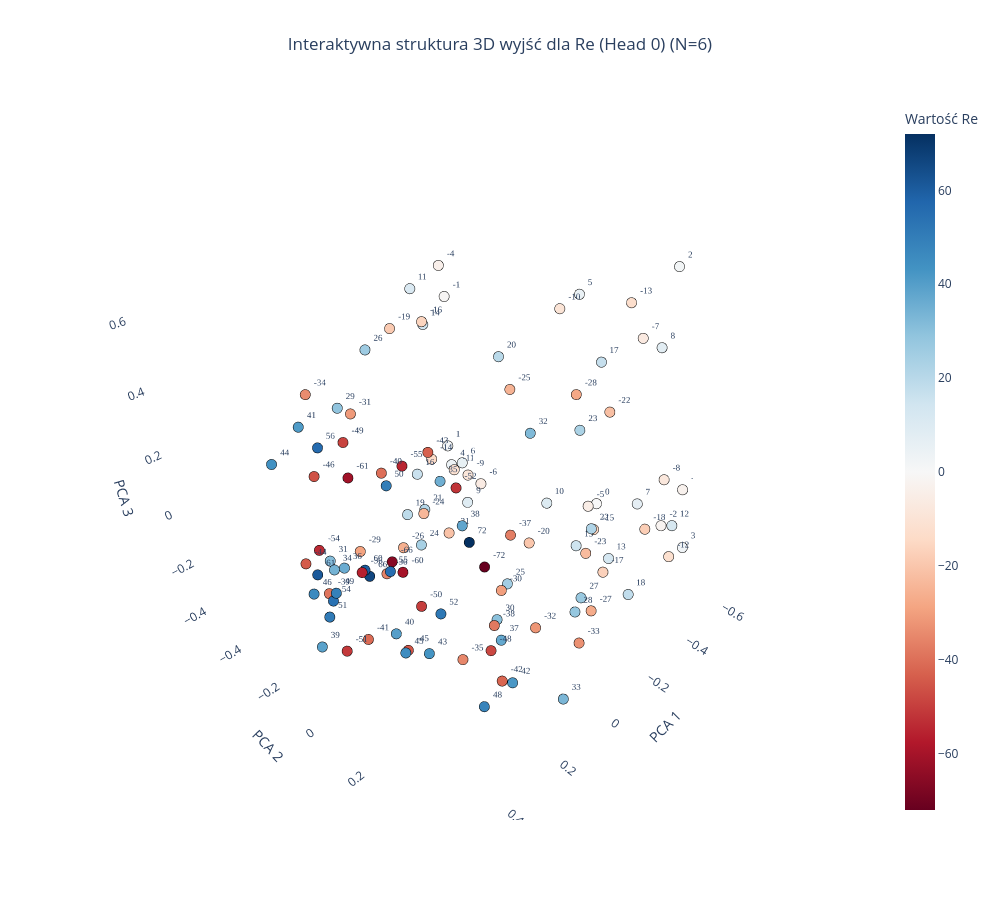
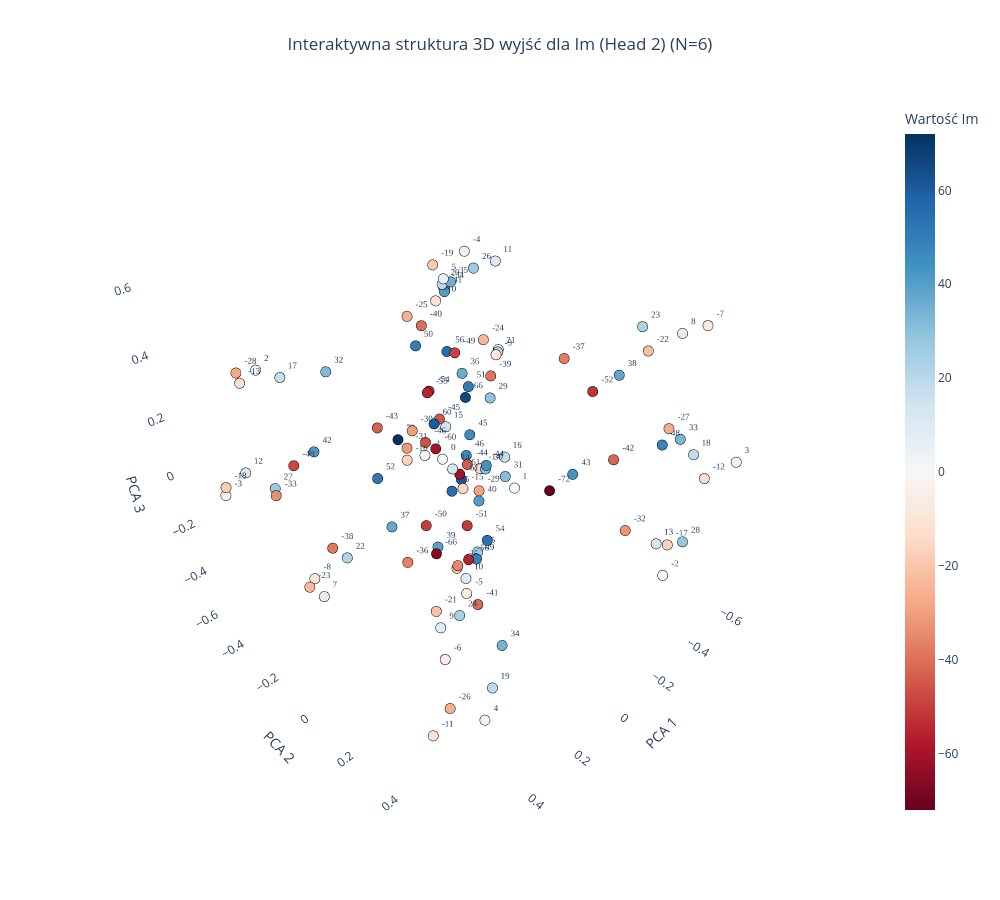

These figures' notebook cell, in order:
### Code cell
plot_output_head_plotly_3d(model, N=N, head_idx=0)

plot_output_head_plotly_3d(model, N=N, head_idx=2)

### Figure 1 — Plotly figure (JSON) as saved in the notebook; plotly's stock layout.template omitted (floating-point values rounded to 4 significant figures)
{"data": [{"hoverinfo": "text", "hovertext": ["Token ID: 0<br>Wartość algebraiczna: -72", "Token ID: 6<br>Wartość algebraiczna: -66", "Token ID: 11<br>Wartość algebraiczna: -61", "Token ID: 12<br>Wartość algebraiczna: -60", "Token ID: 16<br>Wartość algebraiczna: -56", "Token ID: 17<br>Wartość algebraiczna: -55", "Token ID: 18<br>Wartość algebraiczna: -54", "Token ID: 20<br>Wartość algebraiczna: -52", "Token ID: 21<br>Wartość algebraiczna: -51", "Token ID: 22<br>Wartość algebraiczna: -50", "Token ID: 23<br>Wartość algebraiczna: -49", "Token ID: 24<br>Wartość algebraiczna: -48", "Token ID: 26<br>Wartość algebraiczna: -46", "Token ID: 27<br>Wartość algebraiczna: -45", "Token ID: 28<br>Wartość algebraiczna: -44", "Token ID: 29<br>Wartość algebraiczna: -43", "Token ID: 30<br>Wartość algebraiczna: -42", "Token ID: 31<br>Wartość algebraiczna: -41", "Token ID: 32<br>Wartość algebraiczna: -40", "Token ID: 33<br>Wartość algebraiczna: -39", "Token ID: 34<br>Wartość algebraiczna: -38", "Token ID: 35<br>Wartość algebraiczna: -37", "Token ID: 36<br>Wartość algebraiczna: -36", "Token ID: 37<br>Wartość algebraiczna: -35", "Token ID: 38<br>Wartość algebraiczna: -34", "Token ID: 39<br>Wartość algebraiczna: -33", "Token ID: 40<br>Wartość algebraiczna: -32", "Token ID: 41<br>Wartość algebraiczna: -31", "Token ID: 42<br>Wartość algebraiczna: -30", "Token ID: 43<br>Wartość algebraiczna: -29", "Token ID: 44<br>Wartość algebraiczna: -28", "Token ID: 45<br>Wartość algebraiczna: -27", "Token ID: 46<br>Wartość algebraiczna: -26", "Token ID: 47<br>Wartość algebraiczna: -25", "Token ID: 48<br>Wartość algebraiczna: -24", "Token ID: 49<br>Wartość algebraiczna: -23", "Token ID: 50<br>Wartość algebraiczna: -22", "Token ID: 51<br>Wartość algebraiczna: -21", "Token ID: 52<br>Wartość algebraiczna: -20", "Token ID: 53<br>Wartość algebraiczna: -19", "Token ID: 54<br>Wartość algebraiczna: -18", "Token ID: 55<br>Wartość algebraiczna: -17", "Token ID: 56<br>Wartość algebraiczna: -16", "Token ID: 57<br>Wartość algebraiczna: -15", "Token ID: 58<br>Wartość algebraiczna: -14", "Token ID: 59<br>Wartość algebraiczna: -13", "Token ID: 60<br>Wartość algebraiczna: -12", "Token ID: 61<br>Wartość algebraiczna: -11", "Token ID: 62<br>Wartość algebraiczna: -10", "Token ID: 63<br>Wartość algebraiczna: -9", "Token ID: 64<br>Wartość algebraiczna: -8", "Token ID: 65<br>Wartość algebraiczna: -7", "Token ID: 66<br>Wartość algebraiczna: -6", "Token ID: 67<br>Wartość algebraiczna: -5", "Token ID: 68<br>Wartość algebraiczna: -4", "Token ID: 69<br>Wartość algebraiczna: -3", "Token ID: 70<br>Wartość algebraiczna: -2", "Token ID: 71<br>Wartość algebraiczna: -1", "Token ID: 72<br>Wartość algebraiczna: 0", "Token ID: 73<br>Wartość algebraiczna: 1", "Token ID: 74<br>Wartość algebraiczna: 2", "Token ID: 75<br>Wartość algebraiczna: 3", "Token ID: 76<br>Wartość algebraiczna: 4", "Token ID: 77<br>Wartość algebraiczna: 5", "Token ID: 78<br>Wartość algebraiczna: 6", "Token ID: 79<br>Wartość algebraiczna: 7", "Token ID: 80<br>Wartość algebraiczna: 8", "Token ID: 81<br>Wartość algebraiczna: 9", "Token ID: 82<br>Wartość algebraiczna: 10", "Token ID: 83<br>Wartość algebraiczna: 11", "Token ID: 84<br>Wartość algebraiczna: 12", "Token ID: 85<br>Wartość algebraiczna: 13", "Token ID: 86<br>Wartość algebraiczna: 14", "Token ID: 87<br>Wartość algebraiczna: 15", "Token ID: 88<br>Wartość algebraiczna: 16", "Token ID: 89<br>Wartość algebraiczna: 17", "Token ID: 90<br>Wartość algebraiczna: 18", "Token ID: 91<br>Wartość algebraiczna: 19", "Token ID: 92<br>Wartość algebraiczna: 20", "Token ID: 93<br>Wartość algebraiczna: 21", "Token ID: 94<br>Wartość algebraiczna: 22", "Token ID: 95<br>Wartość algebraiczna: 23", "Token ID: 96<br>Wartość algebraiczna: 24", "Token ID: 97<br>Wartość algebraiczna: 25", "Token ID: 98<br>Wartość algebraiczna: 26", "Token ID: 99<br>Wartość algebraiczna: 27", "Token ID: 100<br>Wartość algebraiczna: 28", "Token ID: 101<br>Wartość algebraiczna: 29", "Token ID: 102<br>Wartość algebraiczna: 30", "Token ID: 103<br>Wartość algebraiczna: 31", "Token ID: 104<br>Wartość algebraiczna: 32", "Token ID: 105<br>Wartość algebraiczna: 33", "Token ID: 106<br>Wartość algebraiczna: 34", "Token ID: 107<br>Wartość algebraiczna: 35", "Token ID: 108<br>Wartość algebraiczna: 36", "Token ID: 109<br>Wartość algebraiczna: 37", "Token ID: 110<br>Wartość algebraiczna: 38", "Token ID: 111<br>Wartość algebraiczna: 39", "Token ID: 112<br>Wartość algebraiczna: 40", "Token ID: 113<br>Wartość algebraiczna: 41", "Token ID: 114<br>Wartość algebraiczna: 42", "Token ID: 115<br>Wartość algebraiczna: 43", "Token ID: 116<br>Wartość algebraiczna: 44", "Token ID: 117<br>Wartość algebraiczna: 45", "Token ID: 118<br>Wartość algebraiczna: 46", "Token ID: 120<br>Wartość algebraiczna: 48", "Token ID: 121<br>Wartość algebraiczna: 49", "Token ID: 122<br>Wartość algebraiczna: 50", "Token ID: 123<br>Wartość algebraiczna: 51", "Token ID: 124<br>Wartość algebraiczna: 52", "Token ID: 126<br>Wartość algebraiczna: 54", "Token ID: 127<br>Wartość algebraiczna: 55", "Token ID: 128<br>Wartość algebraiczna: 56", "Token ID: 132<br>Wartość algebraiczna: 60", "Token ID: 133<br>Wartość algebraiczna: 61", "Token ID: 138<br>Wartość algebraiczna: 66", "Token ID: 144<br>Wartość algebraiczna: 72"], "marker": {"color": [-72, -66, -61, -60, -56, -55, -54, -52, -51, -50, -49, -48, -46, -45, -44, -43, -42, -41, -40, -39, -38, -37, -36, -35, -34, -33, -32, -31, -30, -29, -28, -27, -26, -25, -24, -23, -22, -21, -20, -19, -18, -17, -16, -15, -14, -13, -12, -11, -10, -9, -8, -7, -6, -5, -4, -3, -2, -1, 0, 1, 2, 3, 4, 5, 6, 7, 8, 9, 10, 11, 12, 13, 14, 15, 16, 17, 18, 19, 20, 21, 22, 23, 24, 25, 26, 27, 28, 29, 30, 31, 32, 33, 34, 35, 36, 37, 38, 39, 40, 41, 42, 43, 44, 45, 46, 48, 49, 50, 51, 52, 54, 55, 56, 60, 61, 66, 72], "colorbar": {"title": {"text": "Wartość Re"}}, "colorscale": [[0, "rgb(103,0,31)"], [0.1, "rgb(178,24,43)"], [0.2, "rgb(214,96,77)"], [0.3, "rgb(244,165,130)"], [0.4, "rgb(253,219,199)"], [0.5, "rgb(247,247,247)"], [0.6, "rgb(209,229,240)"], [0.7, "rgb(146,197,222)"], [0.8, "rgb(67,147,195)"], [0.9, "rgb(33,102,172)"], [1, "rgb(5,48,97)"]], "line": {"color": "Black", "width": 1}, "showscale": true, "size": 6}, "mode": "markers+text", "text": ["-72", "-66", "-61", "-60", "-56", "-55", "-54", "-52", "-51", "-50", "-49", "-48", "-46", "-45", "-44", "-43", "-42", "-41", "-40", "-39", "-38", "-37", "-36", "-35", "-34", "-33", "-32", "-31", "-30", "-29", "-28", "-27", "-26", "-25", "-24", "-23", "-22", "-21", "-20", "-19", "-18", "-17", "-16", "-15", "-14", "-13", "-12", "-11", "-10", "-9", "-8", "-7", "-6", "-5", "-4", "-3", "-2", "-1", "0", "1", "2", "3", "4", "5", "6", "7", "8", "9", "10", "11", "12", "13", "14", "15", "16", "17", "18", "19", "20", "21", "22", "23", "24", "25", "26", "27", "28", "29", "30", "31", "32", "33", "34", "35", "36", "37", "38", "39", "40", "41", "42", "43", "44", "45", "46", "48", "49", "50", "51", "52", "54", "55", "56", "60", "61", "66", "72"], "textfont": {"family": "Arial Black", "size": 9}, "textposition": "top right", "type": "scatter3d", "x": [0.1083, 0.2643, 0.2914, 0.2494, 0.3249, 0.2139, 0.3702, 0.2658, 0.4761, 0.2988, 0.2751, 0.3357, 0.4277, 0.3669, 0.4344, 0.2724, 0.2685, 0.3517, 0.3669, 0.3933, 0.2499, 0.254, 0.1739, 0.243, 0.2644, 0.06267, 0.09893, 0.1698, 0.006125, 0.1711, -0.03479, -0.1035, 0.03899, -0.07761, -0.08771, -0.1362, -0.2426, -0.1585, -0.1612, -0.1047, -0.3402, -0.2276, -0.2295, -0.4312, -0.2415, -0.3981, -0.514, -0.3403, -0.404, -0.3835, -0.5226, -0.4777, -0.4612, -0.4837, -0.4156, -0.6827, -0.5452, -0.4208, -0.5866, -0.3924, -0.5979, -0.6321, -0.3918, -0.4942, -0.4113, -0.4502, -0.5079, -0.373, -0.3598, -0.2833, -0.5157, -0.3292, -0.2575, -0.3748, -0.1746, -0.2715, -0.2814, -0.08906, -0.1505, -0.134, -0.2349, -0.122, -0.08213, -0.02832, 0.02957, -0.0906, -0.02727, 0.1589, -0.005651, 0.2657, 0.07697, 0.1198, 0.3018, 0.2675, 0.2386, 0.2388, 0.2867, 0.4482, 0.3828, 0.4078, 0.2644, 0.3613, 0.439, 0.3856, 0.4528, 0.3648, 0.3819, 0.3244, 0.5139, 0.2991, 0.394, 0.298, 0.3853, 0.3072, 0.378, 0.2915, 0.1233], "y": [0.1666, -0.03248, -0.1592, -0.007687, -0.09147, -0.02695, -0.2204, 0.2291, 0.02086, 0.1234, -0.1881, 0.4129, -0.1027, 0.1418, -0.1924, 0.1437, 0.3884, -0.05628, 0.08707, -0.1619, 0.3406, 0.3903, -0.1812, 0.2186, -0.3553, 0.4653, 0.3473, -0.2922, 0.1342, -0.3121, 0.3213, 0.3768, -0.2634, 0.07223, -0.3055, 0.3166, 0.2743, -0.2636, 0.08834, -0.4415, 0.3672, 0.3175, -0.4407, 0.1257, -0.4323, 0.1983, 0.3605, -0.4272, -0.04442, -0.4025, 0.2985, 0.1946, -0.4151, 0.05783, -0.5628, 0.2771, 0.2991, -0.5447, 0.01711, -0.5146, 0.2032, 0.3387, -0.4958, -0.04846, -0.4606, 0.2624, 0.239, -0.3947, -0.01536, -0.5521, 0.3529, 0.2632, -0.4678, 0.1039, -0.4319, 0.2123, 0.3779, -0.3913, -0.03933, -0.354, 0.2568, 0.2737, -0.3191, 0.1259, -0.3899, 0.3475, 0.3776, -0.3686, 0.1081, -0.339, 0.2822, 0.4727, -0.265, 0.1769, -0.3076, 0.3548, 0.2697, -0.1488, 0.1167, -0.1759, 0.4203, 0.2196, -0.2794, 0.1544, -0.1427, 0.4205, -0.144, 0.04578, 0.02091, 0.1991, -0.1449, 0.000523, -0.138, -0.102, -0.2347, -0.1048, 0.1238], "z": [-0.03113, -0.0401, 0.1913, -0.07192, -0.07821, 0.2576, -0.04944, 0.3524, -0.1864, -0.0745, 0.2824, 0.01046, 0.2963, -0.1743, -0.04084, 0.4126, -0.1718, -0.2945, 0.3731, -0.1593, -0.02225, 0.3012, -0.2399, -0.247, 0.3517, -0.1319, -0.1365, 0.2768, -0.2087, -0.2343, 0.5119, -0.1968, -0.2701, 0.4035, -0.227, -0.04141, 0.3511, -0.3267, -0.158, 0.3854, -0.04549, -0.1702, 0.3647, -0.2431, -0.1501, 0.5825, -0.2632, -0.2423, 0.4823, -0.2752, -0.001375, 0.4493, -0.3615, -0.2149, 0.4551, -0.1365, -0.1925, 0.3522, -0.2841, -0.2081, 0.6239, -0.3116, -0.2813, 0.4959, -0.265, -0.07313, 0.4258, -0.388, -0.1739, 0.4207, -0.1434, -0.2159, 0.336, -0.2903, -0.1785, 0.4626, -0.2546, -0.2812, 0.4284, -0.2637, -0.04705, 0.3504, -0.3665, -0.2113, 0.3846, -0.1576, -0.1462, 0.2568, -0.3551, -0.2309, 0.4385, -0.2963, -0.1958, 0.3447, -0.2567, -0.07168, 0.2764, -0.3225, -0.1193, 0.3967, -0.1553, -0.1306, 0.2487, -0.1599, -0.1071, -0.1584, -0.153, 0.2921, -0.03286, -0.0479, -0.1755, -0.03224, 0.3431, -0.08788, -0.1459, -0.1228, 0.03864]}], "layout": {"height": 900, "scene": {"xaxis": {"backgroundcolor": "white", "gridcolor": "rgba(200,200,200,0.2)", "title": {"text": "PCA 1"}}, "yaxis": {"backgroundcolor": "white", "gridcolor": "rgba(200,200,200,0.2)", "title": {"text": "PCA 2"}}, "zaxis": {"backgroundcolor": "white", "gridcolor": "rgba(200,200,200,0.2)", "title": {"text": "PCA 3"}}}, "showlegend": false, "title": {"text": "Interaktywna struktura 3D wyjść dla Re (Head 0) (N=6)", "x": 0.5, "xanchor": "center"}, "width": 1000}}

### Figure 2 — Plotly figure (JSON) as saved in the notebook; plotly's stock layout.template omitted (floating-point values rounded to 4 significant figures)
{"data": [{"hoverinfo": "text", "hovertext": ["Token ID: 0<br>Wartość algebraiczna: -72", "Token ID: 6<br>Wartość algebraiczna: -66", "Token ID: 11<br>Wartość algebraiczna: -61", "Token ID: 12<br>Wartość algebraiczna: -60", "Token ID: 16<br>Wartość algebraiczna: -56", "Token ID: 17<br>Wartość algebraiczna: -55", "Token ID: 18<br>Wartość algebraiczna: -54", "Token ID: 20<br>Wartość algebraiczna: -52", "Token ID: 21<br>Wartość algebraiczna: -51", "Token ID: 22<br>Wartość algebraiczna: -50", "Token ID: 23<br>Wartość algebraiczna: -49", "Token ID: 24<br>Wartość algebraiczna: -48", "Token ID: 26<br>Wartość algebraiczna: -46", "Token ID: 27<br>Wartość algebraiczna: -45", "Token ID: 28<br>Wartość algebraiczna: -44", "Token ID: 29<br>Wartość algebraiczna: -43", "Token ID: 30<br>Wartość algebraiczna: -42", "Token ID: 31<br>Wartość algebraiczna: -41", "Token ID: 32<br>Wartość algebraiczna: -40", "Token ID: 33<br>Wartość algebraiczna: -39", "Token ID: 34<br>Wartość algebraiczna: -38", "Token ID: 35<br>Wartość algebraiczna: -37", "Token ID: 36<br>Wartość algebraiczna: -36", "Token ID: 37<br>Wartość algebraiczna: -35", "Token ID: 38<br>Wartość algebraiczna: -34", "Token ID: 39<br>Wartość algebraiczna: -33", "Token ID: 40<br>Wartość algebraiczna: -32", "Token ID: 41<br>Wartość algebraiczna: -31", "Token ID: 42<br>Wartość algebraiczna: -30", "Token ID: 43<br>Wartość algebraiczna: -29", "Token ID: 44<br>Wartość algebraiczna: -28", "Token ID: 45<br>Wartość algebraiczna: -27", "Token ID: 46<br>Wartość algebraiczna: -26", "Token ID: 47<br>Wartość algebraiczna: -25", "Token ID: 48<br>Wartość algebraiczna: -24", "Token ID: 49<br>Wartość algebraiczna: -23", "Token ID: 50<br>Wartość algebraiczna: -22", "Token ID: 51<br>Wartość algebraiczna: -21", "Token ID: 52<br>Wartość algebraiczna: -20", "Token ID: 53<br>Wartość algebraiczna: -19", "Token ID: 54<br>Wartość algebraiczna: -18", "Token ID: 55<br>Wartość algebraiczna: -17", "Token ID: 56<br>Wartość algebraiczna: -16", "Token ID: 57<br>Wartość algebraiczna: -15", "Token ID: 58<br>Wartość algebraiczna: -14", "Token ID: 59<br>Wartość algebraiczna: -13", "Token ID: 60<br>Wartość algebraiczna: -12", "Token ID: 61<br>Wartość algebraiczna: -11", "Token ID: 62<br>Wartość algebraiczna: -10", "Token ID: 63<br>Wartość algebraiczna: -9", "Token ID: 64<br>Wartość algebraiczna: -8", "Token ID: 65<br>Wartość algebraiczna: -7", "Token ID: 66<br>Wartość algebraiczna: -6", "Token ID: 67<br>Wartość algebraiczna: -5", "Token ID: 68<br>Wartość algebraiczna: -4", "Token ID: 69<br>Wartość algebraiczna: -3", "Token ID: 70<br>Wartość algebraiczna: -2", "Token ID: 71<br>Wartość algebraiczna: -1", "Token ID: 72<br>Wartość algebraiczna: 0", "Token ID: 73<br>Wartość algebraiczna: 1", "Token ID: 74<br>Wartość algebraiczna: 2", "Token ID: 75<br>Wartość algebraiczna: 3", "Token ID: 76<br>Wartość algebraiczna: 4", "Token ID: 77<br>Wartość algebraiczna: 5", "Token ID: 78<br>Wartość algebraiczna: 6", "Token ID: 79<br>Wartość algebraiczna: 7", "Token ID: 80<br>Wartość algebraiczna: 8", "Token ID: 81<br>Wartość algebraiczna: 9", "Token ID: 82<br>Wartość algebraiczna: 10", "Token ID: 83<br>Wartość algebraiczna: 11", "Token ID: 84<br>Wartość algebraiczna: 12", "Token ID: 85<br>Wartość algebraiczna: 13", "Token ID: 86<br>Wartość algebraiczna: 14", "Token ID: 87<br>Wartość algebraiczna: 15", "Token ID: 88<br>Wartość algebraiczna: 16", "Token ID: 89<br>Wartość algebraiczna: 17", "Token ID: 90<br>Wartość algebraiczna: 18", "Token ID: 91<br>Wartość algebraiczna: 19", "Token ID: 92<br>Wartość algebraiczna: 20", "Token ID: 93<br>Wartość algebraiczna: 21", "Token ID: 94<br>Wartość algebraiczna: 22", "Token ID: 95<br>Wartość algebraiczna: 23", "Token ID: 96<br>Wartość algebraiczna: 24", "Token ID: 97<br>Wartość algebraiczna: 25", "Token ID: 98<br>Wartość algebraiczna: 26", "Token ID: 99<br>Wartość algebraiczna: 27", "Token ID: 100<br>Wartość algebraiczna: 28", "Token ID: 101<br>Wartość algebraiczna: 29", "Token ID: 102<br>Wartość algebraiczna: 30", "Token ID: 103<br>Wartość algebraiczna: 31", "Token ID: 104<br>Wartość algebraiczna: 32", "Token ID: 105<br>Wartość algebraiczna: 33", "Token ID: 106<br>Wartość algebraiczna: 34", "Token ID: 107<br>Wartość algebraiczna: 35", "Token ID: 108<br>Wartość algebraiczna: 36", "Token ID: 109<br>Wartość algebraiczna: 37", "Token ID: 110<br>Wartość algebraiczna: 38", "Token ID: 111<br>Wartość algebraiczna: 39", "Token ID: 112<br>Wartość algebraiczna: 40", "Token ID: 113<br>Wartość algebraiczna: 41", "Token ID: 114<br>Wartość algebraiczna: 42", "Token ID: 115<br>Wartość algebraiczna: 43", "Token ID: 116<br>Wartość algebraiczna: 44", "Token ID: 117<br>Wartość algebraiczna: 45", "Token ID: 118<br>Wartość algebraiczna: 46", "Token ID: 120<br>Wartość algebraiczna: 48", "Token ID: 121<br>Wartość algebraiczna: 49", "Token ID: 122<br>Wartość algebraiczna: 50", "Token ID: 123<br>Wartość algebraiczna: 51", "Token ID: 124<br>Wartość algebraiczna: 52", "Token ID: 126<br>Wartość algebraiczna: 54", "Token ID: 127<br>Wartość algebraiczna: 55", "Token ID: 128<br>Wartość algebraiczna: 56", "Token ID: 132<br>Wartość algebraiczna: 60", "Token ID: 133<br>Wartość algebraiczna: 61", "Token ID: 138<br>Wartość algebraiczna: 66", "Token ID: 144<br>Wartość algebraiczna: 72"], "marker": {"color": [-72, -66, -61, -60, -56, -55, -54, -52, -51, -50, -49, -48, -46, -45, -44, -43, -42, -41, -40, -39, -38, -37, -36, -35, -34, -33, -32, -31, -30, -29, -28, -27, -26, -25, -24, -23, -22, -21, -20, -19, -18, -17, -16, -15, -14, -13, -12, -11, -10, -9, -8, -7, -6, -5, -4, -3, -2, -1, 0, 1, 2, 3, 4, 5, 6, 7, 8, 9, 10, 11, 12, 13, 14, 15, 16, 17, 18, 19, 20, 21, 22, 23, 24, 25, 26, 27, 28, 29, 30, 31, 32, 33, 34, 35, 36, 37, 38, 39, 40, 41, 42, 43, 44, 45, 46, 48, 49, 50, 51, 52, 54, 55, 56, 60, 61, 66, 72], "colorbar": {"title": {"text": "Wartość Im"}}, "colorscale": [[0, "rgb(103,0,31)"], [0.1, "rgb(178,24,43)"], [0.2, "rgb(214,96,77)"], [0.3, "rgb(244,165,130)"], [0.4, "rgb(253,219,199)"], [0.5, "rgb(247,247,247)"], [0.6, "rgb(209,229,240)"], [0.7, "rgb(146,197,222)"], [0.8, "rgb(67,147,195)"], [0.9, "rgb(33,102,172)"], [1, "rgb(5,48,97)"]], "line": {"color": "Black", "width": 1}, "showscale": true, "size": 6}, "mode": "markers+text", "text": ["-72", "-66", "-61", "-60", "-56", "-55", "-54", "-52", "-51", "-50", "-49", "-48", "-46", "-45", "-44", "-43", "-42", "-41", "-40", "-39", "-38", "-37", "-36", "-35", "-34", "-33", "-32", "-31", "-30", "-29", "-28", "-27", "-26", "-25", "-24", "-23", "-22", "-21", "-20", "-19", "-18", "-17", "-16", "-15", "-14", "-13", "-12", "-11", "-10", "-9", "-8", "-7", "-6", "-5", "-4", "-3", "-2", "-1", "0", "1", "2", "3", "4", "5", "6", "7", "8", "9", "10", "11", "12", "13", "14", "15", "16", "17", "18", "19", "20", "21", "22", "23", "24", "25", "26", "27", "28", "29", "30", "31", "32", "33", "34", "35", "36", "37", "38", "39", "40", "41", "42", "43", "44", "45", "46", "48", "49", "50", "51", "52", "54", "55", "56", "60", "61", "66", "72"], "textfont": {"family": "Arial Black", "size": 9}, "textposition": "top right", "type": "scatter3d", "x": [-0.04841, 0.3744, 0.2345, 0.07559, 0.2236, 0.07363, -0.1947, -0.1964, 0.2603, 0.0641, -0.101, 0.3638, 0.3727, 0.008317, -0.2675, 0.2044, -0.2669, 0.1809, 0.06799, -0.3045, 0.3636, -0.2071, 0.4917, 0.05722, -0.2548, 0.4917, -0.3366, 0.4666, 0.09254, -0.2758, 0.4906, -0.4571, 0.4761, 0.1133, -0.4926, 0.4177, -0.3336, 0.5447, 0.03374, -0.2427, 0.5504, -0.4991, 0.5195, 0.09259, -0.4068, 0.4988, -0.4354, 0.5095, 0.06938, -0.5388, 0.3715, -0.4696, 0.5847, 0.01938, -0.4221, 0.5516, -0.4663, 0.4783, 0.05054, -0.505, 0.4215, -0.6086, 0.3858, 0.01497, -0.6457, 0.3489, -0.4366, 0.5008, -0.02968, -0.4905, 0.4658, -0.4956, 0.406, -0.03291, -0.5316, 0.3791, -0.5742, 0.3179, -0.008843, -0.5759, 0.2629, -0.4709, 0.4604, -0.07084, -0.4564, 0.4399, -0.4904, 0.2119, -0.03088, -0.4022, 0.2629, -0.5206, 0.2289, -0.02722, -0.3884, 0.1709, -0.3904, 0.3546, -0.07374, -0.1624, 0.2649, -0.2817, 0.2498, -0.03137, -0.3346, -0.382, 0.1439, 0.02559, -0.2461, 0.08079, 0.2528, -0.02076, -0.2174, 0.03257, -0.1003, -0.2984, 0.02685], "y": [0.3004, 0.2754, 0.2215, -0.05066, 0.2407, -0.08108, -0.3804, 0.3142, 0.2747, -0.1246, -0.1469, -0.3967, 0.2488, -0.1043, -0.2686, -0.1622, 0.3607, 0.2351, -0.1015, -0.1903, -0.2352, 0.196, 0.2994, 0.01756, -0.359, -0.3042, 0.3868, 0.2918, -0.1366, -0.2171, -0.415, 0.4189, 0.4238, -0.1075, -0.4117, -0.3195, 0.3907, 0.4612, -0.01198, -0.3937, -0.4997, 0.4538, 0.3546, 0.08427, -0.3434, -0.3884, 0.5753, 0.3862, -0.0367, -0.3917, -0.3576, 0.4847, 0.5321, 0.01862, -0.4331, -0.5093, 0.4735, 0.3676, -0.04908, -0.2497, -0.4283, 0.5823, 0.4687, -0.06343, -0.4822, -0.3511, 0.4286, 0.4252, -0.03498, -0.3537, -0.52, 0.4133, 0.3794, -0.1218, -0.3306, -0.3733, 0.4523, 0.4317, -0.09518, -0.4176, -0.3116, 0.2725, 0.4518, -0.01851, -0.4242, -0.3978, 0.5117, 0.3098, 0.05617, -0.2048, -0.3104, 0.4272, 0.3831, -0.07986, -0.4169, -0.1713, 0.2636, 0.2597, -0.01537, -0.2536, -0.4284, 0.201, 0.3352, -0.0125, -0.3438, 0.4489, 0.1926, -0.1807, -0.2379, -0.3472, 0.3433, -0.08683, -0.309, -0.103, -0.1251, -0.3071, -0.2912], "z": [0.008566, 0.01401, 0.1737, 0.04574, -0.1238, 0.2291, -0.003928, 0.2861, 0.04277, -0.3052, 0.2696, -0.04679, 0.3543, 0.09797, -0.2962, 0.1292, 0.03942, -0.3351, 0.4366, 0.08883, -0.2874, 0.3412, 0.07369, -0.3963, 0.3707, -0.04476, -0.2607, 0.4042, 0.07888, -0.3928, 0.3286, 0.08927, -0.3916, 0.4789, 0.07405, -0.4771, 0.3911, 0.05526, -0.442, 0.4396, -0.08777, -0.38, 0.4281, -0.02381, -0.4229, 0.3098, -0.006144, -0.5137, 0.534, 0.002488, -0.4943, 0.454, -0.02403, -0.5476, 0.4239, -0.1231, -0.484, 0.427, -0.004298, -0.5202, 0.305, -0.02982, -0.482, 0.5726, -0.05052, -0.5895, 0.4219, -0.05898, -0.5454, 0.3922, -0.08543, -0.3979, 0.3589, 0.04262, -0.4253, 0.2857, -0.04861, -0.4334, 0.5393, -0.009705, -0.4401, 0.3754, -0.02583, -0.4387, 0.3561, -0.09626, -0.326, 0.4378, -0.02937, -0.3873, 0.2833, 0.02419, -0.363, 0.5454, -0.0257, -0.2753, 0.2398, 0.01568, -0.2172, 0.4177, -0.05781, -0.1048, 0.2675, 0.06441, -0.3265, 0.07982, -0.2019, 0.328, 0.05207, -0.2184, 0.02786, -0.1869, 0.1688, 0.092, -0.2011, -0.0423, -0.05863]}], "layout": {"height": 900, "scene": {"xaxis": {"backgroundcolor": "white", "gridcolor": "rgba(200,200,200,0.2)", "title": {"text": "PCA 1"}}, "yaxis": {"backgroundcolor": "white", "gridcolor": "rgba(200,200,200,0.2)", "title": {"text": "PCA 2"}}, "zaxis": {"backgroundcolor": "white", "gridcolor": "rgba(200,200,200,0.2)", "title": {"text": "PCA 3"}}}, "showlegend": false, "title": {"text": "Interaktywna struktura 3D wyjść dla Im (Head 2) (N=6)", "x": 0.5, "xanchor": "center"}, "width": 1000}}
